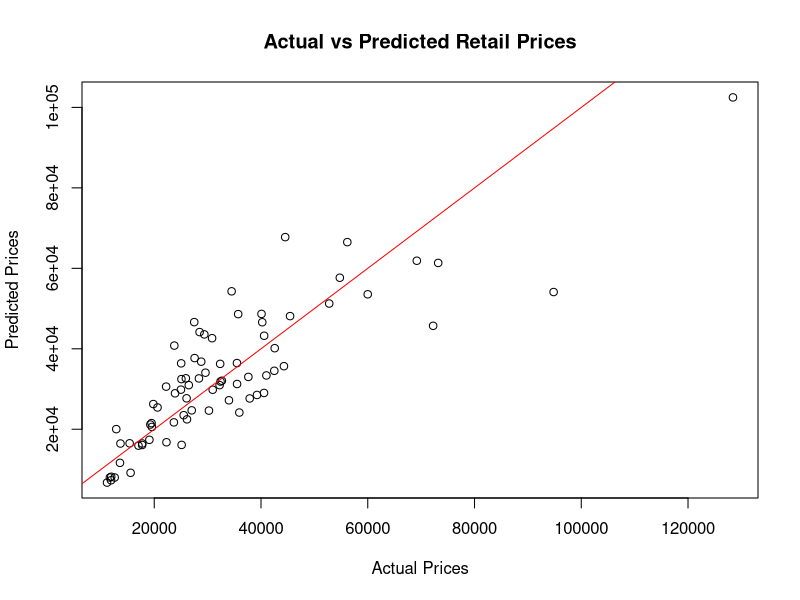
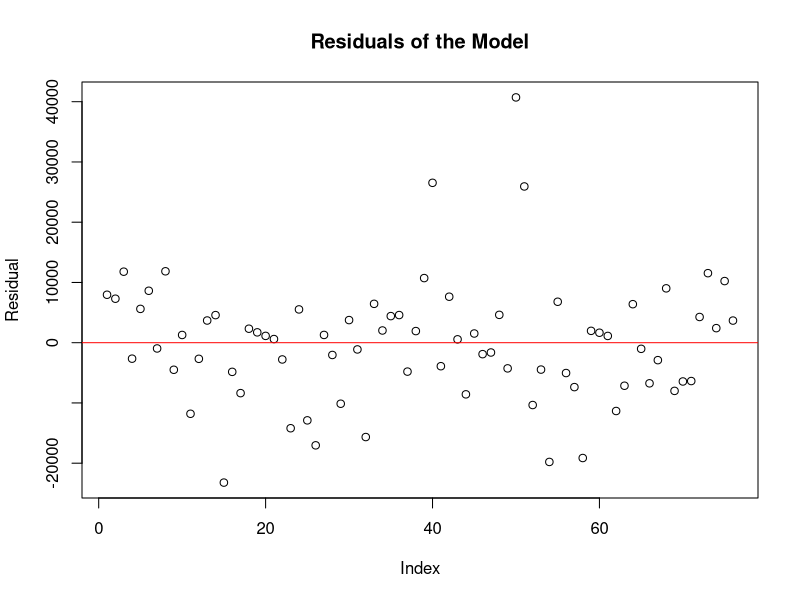
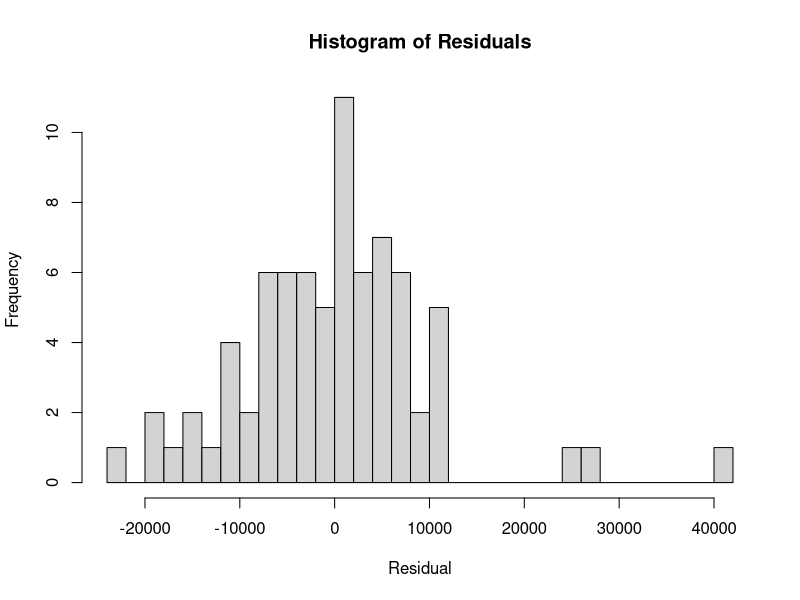

Recreate these plots in R, in order.
## ---- chunk 1
library(tidyr)

data_string <- '"","AWD","RWD","Retail","Dealer","Engine","Cylinders","Horsepower","CityMPG","HighwayMPG","Weight","Wheelbase","Length","Width","Class"
"Acura 3.5 RL",0,0,43755,39014,3.5,6,225,18,24,3880,115,197,72,"Sedan"
"Acura 3.5 RL Navigation",0,0,46100,41100,3.5,6,225,18,24,3893,115,197,72,"Sedan"
"Acura MDX",1,0,36945,33337,3.5,6,265,17,23,4451,106,189,77,"SUV"
"Acura NSX S",0,1,89765,79978,3.2,6,290,17,24,3153,100,174,71,"Sports"
"Acura RSX",0,0,23820,21761,2,4,200,24,31,2778,101,172,68,"Sedan"
"Acura TL",0,0,33195,30299,3.2,6,270,20,28,3575,108,186,72,"Sedan"
"Acura TSX",0,0,26990,24647,2.4,4,200,22,29,3230,105,183,69,"Sedan"
"Audi A4 1.8T",0,0,25940,23508,1.8,4,170,22,31,3252,104,179,70,"Sedan"
"Audi A4 1.8T convertible",0,0,35940,32506,1.8,4,170,23,30,3638,105,180,70,"Sedan"
"Audi A4 3.0 convertible",0,0,42490,38325,3,6,220,20,27,3814,105,180,70,"Sedan"
"Audi A4 3.0",0,0,31840,28846,3,6,220,20,28,3462,104,179,70,"Sedan"
"Audi A4 3.0 Quattro manual",1,0,33430,30366,3,6,220,17,26,3583,104,179,70,"Sedan"
"Audi A4 3.0 Quattro auto",1,0,34480,31388,3,6,220,18,25,3627,104,179,70,"Sedan"
"Audi A4 3.0 Quattro convertible",1,0,44240,40075,3,6,220,18,25,4013,105,180,70,"Sedan"
"Audi A6 2.7 Turbo Quattro four-door",1,0,42840,38840,2.7,6,250,18,25,3836,109,192,71,"Sedan"
"Audi A6 3.0",0,0,36640,33129,3,6,220,20,27,3561,109,192,71,"Sedan"
"Audi A6 3.0 Avant Quattro",1,0,40840,37060,3,6,220,18,25,4035,109,192,71,"Wagon"
"Audi A6 3.0 Quattro",1,0,39640,35992,3,6,220,18,25,3880,109,192,71,"Sedan"
"Audi A6 4.2 Quattro",1,0,49690,44936,4.2,8,300,17,24,4024,109,193,71,"Sedan"
"Audi A8 L Quattro",1,0,69190,64740,4.2,8,330,17,24,4399,121,204,75,"Sedan"
"Audi S4 Avant Quattro",1,0,49090,44446,4.2,8,340,15,21,3936,104,179,70,"Wagon"
"Audi S4 Quattro",1,0,48040,43556,4.2,8,340,14,20,3825,104,179,70,"Sedan"
"Audi RS 6",0,0,84600,76417,4.2,8,450,15,22,4024,109,191,78,"Sports"
"Audi TT 1.8",0,0,35940,32512,1.8,4,180,20,28,3131,95,159,73,"Sports"
"Audi TT 1.8 Quattro",1,0,37390,33891,1.8,4,225,20,28,2921,96,159,73,"Sports"
"Audi TT 3.2",1,0,40590,36739,3.2,6,250,21,29,3351,96,159,73,"Sports"
"BMW 325i",0,1,28495,26155,2.5,6,184,20,29,3219,107,176,69,"Sedan"
"BMW 325Ci",0,1,30795,28245,2.5,6,184,20,29,3197,107,177,69,"Sedan"
"BMW 325Ci convertible",0,1,37995,34800,2.5,6,184,19,27,3560,107,177,69,"Sedan"
"BMW 325xi",1,0,30245,27745,2.5,6,184,19,27,3461,107,176,69,"Sedan"
"BMW 325xi Sport",1,0,32845,30110,2.5,6,184,19,26,3594,107,176,69,"Wagon"
"BMW 330Ci",0,1,36995,33890,3,6,225,20,30,3285,107,176,69,"Sedan"
"BMW 330Ci convertible",0,1,44295,40530,3,6,225,19,28,3616,107,177,69,"Sedan"
"BMW 330i",0,1,35495,32525,3,6,225,20,30,3285,107,176,69,"Sedan"
"BMW 330xi",1,0,37245,34115,3,6,225,20,29,3483,107,176,69,"Sedan"
"BMW 525i four-door",0,1,39995,36620,2.5,6,184,19,28,3428,114,191,73,"Sedan"
"BMW 530i four-door",0,1,44995,41170,3,6,225,20,30,3472,114,191,73,"Sedan"
"BMW 545iA four-door",0,1,54995,50270,4.4,8,325,18,26,3814,114,191,73,"Sedan"
"BMW 745i four-door",0,1,69195,63190,4.4,8,325,18,26,4376,118,198,75,"Sedan"
"BMW 745Li four-door",0,1,73195,66830,4.4,8,325,18,26,4464,123,204,75,"Sedan"
"BMW M3",0,1,48195,44170,3.2,6,333,16,24,3415,108,177,70,"Sports"
"BMW M3 convertible",0,1,56595,51815,3.2,6,333,16,23,3781,108,177,70,"Sports"
"BMW X3 3.0i",1,0,37000,33873,3,6,225,16,23,4023,110,180,73,"SUV"
"BMW X5 4.4i",1,0,52195,47720,4.4,8,325,16,22,4824,111,184,74,"SUV"
"BMW Z4 convertible 2.5i two-door",0,1,33895,31065,2.5,6,184,20,28,2932,98,161,70,"Sports"
"BMW Z4 convertible 3.0i two-door",0,1,41045,37575,3,6,225,21,29,2998,98,161,70,"Sports"
"Buick Century Custom",0,0,22180,20351,3.1,6,175,20,30,3353,109,195,73,"Sedan"
"Buick LeSabre Custom four-door",0,0,26470,24282,3.8,6,205,20,29,3567,112,200,74,"Sedan"
"Buick LeSabre Limited",0,0,32245,29566,3.8,6,205,20,29,3591,112,200,74,"Sedan"
"Buick Park Avenue",0,0,35545,32244,3.8,6,205,20,29,3778,114,207,75,"Sedan"
"Buick Park Avenue Ultra",0,0,40720,36927,3.8,6,240,18,28,3909,114,207,75,"Sedan"
"Buick Rainier",1,0,37895,34357,4.2,6,275,15,21,4600,113,193,75,"SUV"
"Buick Regal GS",0,0,28345,26047,3.8,6,240,18,28,3536,109,196,73,"Sedan"
"Buick Regal LS",0,0,24895,22835,3.8,6,200,20,30,3461,109,196,73,"Sedan"
"Buick Rendezvous CX",0,0,26545,24085,3.4,6,185,19,26,4024,112,187,74,"SUV"
"Cadillac CTS VVT",0,1,30835,28575,3.6,6,255,18,25,3694,113,190,71,"Sedan"
"Cadillac Deville",0,0,45445,41650,4.6,8,275,18,26,3984,115,207,74,"Sedan"
"Cadillac Deville DTS",0,0,50595,46362,4.6,8,300,18,26,4044,115,207,74,"Sedan"
"Cadillac Escaladet",0,0,52795,48377,5.3,8,295,14,18,5367,116,199,79,"SUV"
"Cadillac Seville",0,0,47955,43841,4.6,8,275,18,26,3992,112,201,75,"Sedan"
"Cadillac SRX V8",0,0,46995,43523,4.6,8,320,16,21,4302,116,195,73,"SUV"
"Cadillac XLR",0,1,76200,70546,4.6,8,320,17,25,3647,106,178,72,"Sports"
"Chevrolet Aveo",0,0,11690,10965,1.6,4,103,28,34,2370,98,167,66,"Sedan"
"Chevrolet Astro",1,0,26395,23954,4.3,6,190,14,17,4605,111,190,78,"Minivan"
"Chevrolet Aveo LS",0,0,12585,11802,1.6,4,103,28,34,2348,98,153,66,"Sedan"
"Chevrolet Cavalier two-door",0,0,14610,13697,2.2,4,140,26,37,2617,104,183,69,"Sedan"
"Chevrolet Cavalier four-door",0,0,14810,13884,2.2,4,140,26,37,2676,104,183,68,"Sedan"
"Chevrolet Cavalier LS",0,0,16385,15357,2.2,4,140,26,37,2617,104,183,69,"Sedan"
"Chevrolet Corvette",0,1,44535,39068,5.7,8,350,18,25,3246,105,180,74,"Sports"
"Chevrolet Corvette convertible",0,1,51535,45193,5.7,8,350,18,25,3248,105,180,74,"Sports"
"Chevrolet Impala",0,0,21900,20095,3.4,6,180,21,32,3465,111,200,73,"Sedan"
"Chevrolet Impala LS",0,0,25000,22931,3.8,6,200,20,30,3476,111,200,73,"Sedan"
"Chevrolet Impala SS",0,0,27995,25672,3.8,6,240,18,28,3606,111,200,73,"Sedan"
"Chevrolet Malibu",0,0,18995,17434,2.2,4,145,24,34,3174,106,188,70,"Sedan"
"Chevrolet Malibu LS",0,0,20370,18639,3.5,6,200,22,30,3297,106,188,70,"Sedan"
"Chevrolet Malibu LT",0,0,23495,21551,3.5,6,200,23,32,3315,106,188,70,"Sedan"
"Chevrolet Malibu Maxx",0,0,22225,20394,3.5,6,200,22,30,3458,112,188,70,"Wagon"
"Chevrolet Monte Carlo LS",0,0,21825,20026,3.4,6,180,21,32,3340,111,198,73,"Sedan"
"Chevrolet Monte Carlo SS",0,0,24225,22222,3.8,6,200,18,28,3434,111,198,73,"Sedan"
"Chevrolet Suburban 1500 LT",0,0,42735,37422,5.3,8,295,14,18,4947,130,219,79,"SUV"
"Chevrolet Tahoe LT",1,0,41465,36287,5.3,8,295,14,18,5050,116,197,79,"SUV"
"Chevrolet Tracker",0,0,20255,19108,2.5,6,165,19,22,2866,98,163,67,"SUV"
"Chevrolet TrailBlazer LT",0,0,30295,27479,4.2,6,275,16,21,4425,113,192,75,"SUV"
"Chevrolet Venture LS",0,0,27020,24518,3.4,6,185,19,26,3699,112,187,72,"Minivan"
"Chrysler 300M",0,0,29865,27797,3.5,6,250,18,27,3581,113,198,74,"Sedan"
"Chrysler 300M Special Edition",0,0,33295,30884,3.5,6,255,18,27,3650,113,198,74,"Sedan"
"Chrysler Concorde LX",0,0,24130,22452,2.7,6,200,21,29,3479,113,208,74,"Sedan"
"Chrysler Concorde LXi",0,0,26860,24909,3.5,6,232,19,27,3548,113,208,74,"Sedan"
"Chrysler Crossfire",0,1,34495,32033,3.2,6,215,17,25,3060,95,160,70,"Sports"
"Chrysler Pacifica",0,1,31230,28725,3.5,6,250,17,23,4675,116,199,79,"Wagon"
"Chrysler PT Cruiser",0,0,17985,16919,2.4,4,150,22,29,3101,103,169,67,"Sedan"
"Chrysler PT Cruiser GT",0,0,25955,24172,2.4,4,220,21,27,3217,103,169,67,"Sedan"
"Chrysler PT Cruiser Limited",0,0,22000,20573,2.4,4,150,22,29,3105,103,169,67,"Sedan"
"Chrysler Sebring",0,0,19090,17805,2.4,4,150,22,30,3173,108,191,71,"Sedan"
"Chrysler Sebring Touring",0,0,21840,20284,2.7,6,200,21,28,3222,108,191,71,"Sedan"
"Chrysler Sebring convertible",0,0,25215,23451,2.4,4,150,22,30,3357,106,194,64,"Sedan"
"Chrysler Sebring Limited convertible",0,0,30950,28613,2.7,6,200,21,28,3448,106,194,69,"Sedan"
"Chrysler Town and Country LX",0,0,27490,25371,3.3,6,180,19,26,4068,119,201,79,"Minivan"
"Chrysler Town and Country Limited",0,0,38380,35063,3.8,6,215,18,25,4331,119,201,79,"Minivan"
"Dodge Caravan SE",0,0,21795,20508,2.4,4,150,20,26,3862,113,189,79,"Minivan"
"Dodge Durango SLT",1,0,32235,29472,4.7,8,230,15,21,4987,119,201,76,"SUV"
"Dodge Grand Caravan SXT",1,0,32660,29812,3.8,6,215,18,25,4440,119,201,79,"Minivan"
"Dodge Intrepid ES",0,0,24885,23058,3.5,6,232,18,27,3487,113,204,75,"Sedan"
"Dodge Intrepid SE",0,0,22035,20502,2.7,6,200,21,29,3469,113,204,75,"Sedan"
"Dodge Neon SE",0,0,13670,12849,2,4,132,29,36,2581,105,174,67,"Sedan"
"Dodge Neon SXT",0,0,15040,14086,2,4,132,29,36,2626,105,174,67,"Sedan"
"Dodge Stratus SXT",0,0,18820,17512,2.4,4,150,21,28,3182,108,191,71,"Sedan"
"Dodge Stratus SE",0,0,20220,18821,2.4,4,150,21,28,3175,108,191,71,"Sedan"
"Ford Crown Victoria",0,1,24345,22856,4.6,8,224,17,25,4057,115,212,78,"Sedan"
"Ford Crown Victoria LX",0,1,27370,25105,4.6,8,224,17,25,4057,115,212,78,"Sedan"
"Ford Crown Victoria LX Sport",0,1,30315,27756,4.6,8,239,17,25,4057,115,212,78,"Sedan"
"Ford Escape XLS",1,0,22515,20907,3,6,201,18,23,3346,103,173,70,"SUV"
"Ford Expedition 4.6 XLT",0,0,34560,30468,4.6,8,232,15,19,5000,119,206,79,"SUV"
"Ford Explorer XLT V6",1,0,29670,26983,4,6,210,15,20,4463,114,190,72,"SUV"
"Ford Focus LX",0,0,13730,12906,2,4,110,27,36,2606,103,168,67,"Sedan"
"Ford Focus SE",0,0,15460,14496,2,4,130,26,33,2606,103,168,67,"Sedan"
"Ford Focus SVT",0,0,19135,17878,2,4,170,21,28,2750,103,168,67,"Sedan"
"Ford Focus ZTW",0,0,17475,16375,2,4,130,26,33,2702,103,178,67,"Wagon"
"Ford Focus ZX5",0,0,15580,14607,2,4,130,26,33,2691,103,168,67,"Sedan"
"Ford Focus ZX3",0,0,13270,12482,2,4,130,26,33,2612,103,168,67,"Sedan"
"Ford Freestar SE",0,0,26930,24498,3.9,6,193,17,23,4275,121,201,77,"Minivan"
"Ford Mustang",0,1,18345,16943,3.8,6,193,20,29,3290,101,183,73,"Sports"
"Ford Mustang GT Premium",0,1,29380,26875,4.6,8,260,17,25,3347,101,183,73,"Sports"
"Ford Taurus LX",0,0,20320,18881,3,6,155,20,27,3306,109,198,73,"Sedan"
"Ford Taurus SE",0,0,22290,20457,3,6,155,19,26,3497,109,198,73,"Wagon"
"Ford Taurus SES Duratec",0,0,22735,20857,3,6,201,19,26,3313,109,198,73,"Sedan"
"Ford Thunderbird Deluxe",0,0,37530,34483,3.9,8,280,17,24,3780,107,186,72,"Sports"
"GMC Envoy XUV SLE",0,0,31890,28922,4.2,6,275,15,19,4945,129,208,75,"SUV"
"GMC Safari SLE",0,1,25640,23215,4.3,6,190,16,20,4309,111,190,78,"Minivan"
"GMC Yukon 1500 SLE",0,0,35725,31361,4.8,8,285,16,19,5042,116,199,79,"SUV"
"GMC Yukon XL 2500 SLT",1,0,46265,40534,6,8,325,13,17,6133,130,219,79,"SUV"
"Honda Accord EX",0,0,22260,20080,2.4,4,160,26,34,3047,105,188,71,"Sedan"
"Honda Accord EX V6",0,0,26960,24304,3,6,240,21,30,3294,105,188,71,"Sedan"
"Honda Accord LX",0,0,19860,17924,2.4,4,160,26,34,2994,105,188,71,"Sedan"
"Honda Accord LX V6",0,0,23760,21428,3,6,240,21,30,3349,108,190,72,"Sedan"
"Honda Civic EX",0,0,17750,16265,1.7,4,127,32,37,2601,103,175,68,"Sedan"
"Honda Civic DX",0,0,13270,12175,1.7,4,115,32,38,2432,103,175,67,"Sedan"
"Honda Civic HX",0,0,14170,12996,1.7,4,117,36,44,2500,103,175,67,"Sedan"
"Honda Civic LX",0,0,15850,14531,1.7,4,115,32,38,2513,103,175,68,"Sedan"
"Honda Civic Si",0,0,19490,17849,2,4,160,26,30,2782,101,166,67,"Sedan"
"Honda Civic Hybrid",0,0,20140,18451,1.4,4,93,46,51,2732,103,175,68,"Sedan"
"Honda CR-V LX",1,0,19860,18419,2.4,4,160,21,25,3258,103,179,70,"SUV"
"Honda Element LX",1,0,18690,17334,2.4,4,160,21,24,3468,101,167,72,"SUV"
"Honda Insight",0,0,19110,17911,2,3,73,60,66,1850,95,155,67,"Sedan"
"Honda Odyssey EX",0,0,27450,24744,3.5,6,240,18,25,4365,118,201,76,"Minivan"
"Honda Odyssey LX",0,0,24950,22498,3.5,6,240,18,25,4310,118,201,76,"Minivan"
"Honda Pilot LX",1,0,27560,24843,3.5,6,240,17,22,4387,106,188,77,"SUV"
"Honda S2000",0,1,33260,29965,2.2,4,240,20,25,2835,95,162,69,"Sports"
"Hummer H2",1,0,49995,45815,6,8,316,10,12,6400,123,190,81,"SUV"
"Hyundai Accent",0,0,10539,10107,1.6,4,103,29,33,2255,96,167,66,"Sedan"
"Hyundai Accent GL",0,0,11839,11116,1.6,4,103,29,33,2290,96,167,66,"Sedan"
"Hyundai Accent GT",0,0,11939,11209,1.6,4,103,29,33,2339,96,167,66,"Sedan"
"Hyundai Elantra GLS",0,0,13839,12781,2,4,138,26,34,2635,103,178,68,"Sedan"
"Hyundai Elantra GT",0,0,15389,14207,2,4,138,26,34,2635,103,178,68,"Sedan"
"Hyundai Elantra GT hatch",0,0,15389,14207,2,4,138,26,34,2698,103,178,68,"Sedan"
"Hyundai Santa Fe GLS",0,0,21589,20201,2.7,6,173,20,26,3549,103,177,73,"SUV"
"Hyundai Sonata GLS",0,0,19339,17574,2.7,6,170,19,27,3217,106,187,72,"Sedan"
"Hyundai Sonata LX",0,0,20339,18380,2.7,6,170,19,27,3217,106,187,72,"Sedan"
"Hyundai Tiburon GT V6",0,0,18739,17101,2.7,6,172,19,26,3023,100,173,69,"Sports"
"Hyundai XG350",0,0,24589,22055,3.5,6,194,17,26,3651,108,192,72,"Sedan"
"Hyundai XG350 L",0,0,26189,23486,3.5,6,194,17,26,3651,108,192,72,"Sedan"
"Infiniti FX35",0,1,34895,31756,3.5,6,280,16,22,4056,112,189,76,"Wagon"
"Infiniti FX45",1,0,36395,33121,4.5,8,315,15,19,4309,112,189,76,"Wagon"
"Infiniti G35",0,1,28495,26157,3.5,6,260,18,26,3336,112,187,69,"Sedan"
"Infiniti G35 Sport Coupe",0,1,29795,27536,3.5,6,280,18,26,3416,112,182,72,"Sedan"
"Infiniti G35 AWD",1,0,32445,29783,3.5,6,260,18,26,3677,112,187,69,"Sedan"
"Infiniti I35",0,0,31145,28320,3.5,6,255,19,26,3306,108,194,70,"Sedan"
"Infiniti M45",0,1,42845,38792,4.5,8,340,17,23,3851,110,197,70,"Sedan"
"Infiniti Q45 Luxury",0,1,52545,47575,4.5,8,340,17,23,3977,113,200,73,"Sedan"
"Isuzu Ascender S",1,0,31849,29977,4.2,6,275,15,20,4967,129,208,76,"SUV"
"Isuzu Rodeo S",0,0,20449,19261,3.2,6,193,17,21,3836,106,178,70,"SUV"
"Jaguar S-Type 3.0",0,1,43895,40004,3,6,235,18,26,3777,115,192,72,"Sedan"
"Jaguar S-Type 4.2",0,1,49995,45556,4.2,8,294,18,28,3874,115,192,72,"Sedan"
"Jaguar S-Type R",0,1,63120,57499,4.2,8,390,17,24,4046,115,192,72,"Sedan"
"Jaguar Vanden Plas",0,1,68995,62846,4.2,8,294,18,28,3803,119,200,73,"Sedan"
"Jaguar X-Type 2.5",1,0,29995,27355,2.5,6,192,18,26,3428,107,184,70,"Sedan"
"Jaguar X-Type 3.0",1,0,33995,30995,3,6,227,18,25,3516,107,184,70,"Sedan"
"Jaguar XJ8",0,1,59995,54656,4.2,8,294,18,28,3803,119,200,73,"Sedan"
"Jaguar XJR",0,1,74995,68306,4.2,8,390,17,24,3948,119,200,73,"Sedan"
"Jaguar XK8 coupe",0,1,69995,63756,4.2,8,294,18,26,3779,102,187,71,"Sports"
"Jaguar XK8 convertible",0,1,74995,68306,4.2,8,294,18,26,3980,102,187,71,"Sports"
"Jaguar XKR coupe",0,1,81995,74676,4.2,8,390,16,23,3865,102,187,71,"Sports"
"Jaguar XKR convertible",0,1,86995,79226,4.2,8,390,16,23,4042,102,187,71,"Sports"
"Jeep Grand Cherokee Laredo",0,0,27905,25686,4,6,195,16,21,3790,106,181,72,"SUV"
"Jeep Liberty Sport",1,0,20130,18973,2.4,4,150,20,24,3826,104,174,72,"SUV"
"Jeep Wrangler Sahara",1,0,25520,23275,4,6,190,16,19,3575,93,150,67,"SUV"
"Kia Optima LX",0,0,16040,14910,2.4,4,138,23,30,3281,106,186,72,"Sedan"
"Kia Optima LX V6",0,0,18435,16850,2.7,6,170,20,27,3279,106,186,72,"Sedan"
"Kia Rio auto",0,0,11155,10705,1.6,4,104,25,32,2458,95,167,66,"Sedan"
"Kia Rio manual",0,0,10280,9875,1.6,4,104,26,33,2403,95,167,66,"Sedan"
"Kia Rio Cinco",0,0,11905,11410,1.6,4,104,26,33,2447,95,167,66,"Wagon"
"Kia Sedona LX",0,0,20615,19400,3.5,6,195,16,22,4802,115,194,75,"Minivan"
"Kia Sorento LX",0,0,19635,18630,3.5,6,192,16,19,4112,107,180,73,"SUV"
"Kia Spectra",0,0,12360,11630,1.8,4,124,24,32,2661,101,178,68,"Sedan"
"Kia Spectra GS",0,0,13580,12830,1.8,4,124,24,32,2686,101,178,68,"Sedan"
"Kia Spectra GSX",0,0,14630,13790,1.8,4,124,24,32,2697,101,178,68,"Sedan"
"Land Rover Discovery SE",1,0,39250,35777,4.6,8,217,12,16,4576,100,185,74,"SUV"
"Land Rover Freelander SE",1,0,25995,23969,2.5,6,174,18,21,3577,101,175,71,"SUV"
"Land Rover Range Rover HSE",1,0,72250,65807,4.4,8,282,12,16,5379,113,195,76,"SUV"
"Lexus ES 330",0,0,32350,28755,3.3,6,225,20,29,3460,107,191,71,"Sedan"
"Lexus GS 300",0,1,41010,36196,3,6,220,18,25,3649,110,189,71,"Sedan"
"Lexus GS 430",0,1,48450,42232,4.3,8,300,18,23,3715,110,189,71,"Sedan"
"Lexus GX 470",1,0,45700,39838,4.7,8,235,15,19,4740,110,188,74,"SUV"
"Lexus IS 300 manual",0,1,31045,27404,3,6,215,18,25,3255,105,177,68,"Sedan"
"Lexus IS 300 auto",0,1,32415,28611,3,6,215,18,24,3285,105,177,68,"Sedan"
"Lexus IS 300 SportCross",0,1,32455,28647,3,6,215,18,24,3410,105,177,68,"Wagon"
"Lexus LS 430",0,1,55750,48583,4.3,8,290,18,25,3990,115,197,72,"Sedan"
"Lexus LX 470",1,0,64800,56455,4.7,8,235,13,17,5590,112,193,76,"SUV"
"Lexus SC 430",0,1,63200,55063,4.3,8,300,18,23,3840,103,178,72,"Sports"
"Lexus RX 330",1,0,39195,34576,3.3,6,230,18,24,4065,107,186,73,"SUV"
"Lincoln Aviator Ultimate",0,0,42915,39443,4.6,8,302,13,18,4834,114,193,76,"SUV"
"Lincoln LS V6 Luxury",0,1,32495,29969,3,6,232,20,26,3681,115,194,73,"Sedan"
"Lincoln LS V6 Premium",0,1,36895,33929,3,6,232,20,26,3681,115,194,73,"Sedan"
"Lincoln LS V8 Sport",0,1,40095,36809,3.9,8,280,17,24,3768,115,194,73,"Sedan"
"Lincoln LS V8 Ultimate",0,1,43495,39869,3.9,8,280,17,24,3768,115,194,73,"Sedan"
"Lincoln Navigator Luxury",1,0,52775,46360,5.4,8,300,13,18,5969,119,206,80,"SUV"
"Lincoln Town Car Signature",0,1,41815,38418,4.6,8,239,17,25,4369,118,215,78,"Sedan"
"Lincoln Town Car Ultimate",0,1,44925,41217,4.6,8,239,17,25,4369,118,215,78,"Sedan"
"Lincoln Town Car Ultimate L",0,1,50470,46208,4.6,8,239,17,25,4474,124,221,78,"Sedan"
"Mazda6 i",0,0,19270,17817,2.3,4,160,24,32,3042,105,187,70,"Sedan"
"Mazda MPV ES",0,0,28750,26600,3,6,200,18,25,3812,112,188,72,"Minivan"
"Mazda MX-5 Miata",0,1,22388,20701,1.8,4,142,23,28,2387,89,156,66,"Sports"
"Mazda MX-5 Miata LS",0,1,25193,23285,1.8,4,142,23,28,2387,89,156,66,"Sports"
"Mazda Tribute DX 2.0",1,0,21087,19742,2,4,130,22,25,3091,103,173,72,"SUV"
"Mercedes-Benz C32 AMG",0,1,52120,48522,3.2,6,349,16,21,3540,107,178,68,"Sedan"
"Mercedes-Benz C230 Sport",0,1,26060,24249,1.8,4,189,22,30,3250,107,178,68,"Sedan"
"Mercedes-Benz C240",0,1,33780,31466,2.6,6,168,19,25,3470,107,179,68,"Wagon"
"Mercedes-Benz C240 RWD",0,1,32280,30071,2.6,6,168,20,25,3360,107,178,68,"Sedan"
"Mercedes-Benz C240 AWD",1,0,33480,31187,2.6,6,168,19,25,3360,107,178,68,"Sedan"
"Mercedes-Benz C320",0,1,37630,35046,3.2,6,215,20,26,3450,107,178,68,"Sedan"
"Mercedes-Benz C320 Sport two-door",0,1,28370,26435,3.2,6,215,19,26,3430,107,178,68,"Sedan"
"Mercedes-Benz C320 Sport four-door",0,1,35920,33456,3.2,6,215,19,26,3430,107,178,68,"Sedan"
"Mercedes-Benz CL500",0,1,94820,88324,5,8,302,16,24,4085,114,196,73,"Sedan"
"Mercedes-Benz CL600",0,1,128420,119600,5.5,12,493,13,19,4473,114,196,73,"Sedan"
"Mercedes-Benz CLK320",0,1,45707,41966,3.2,6,215,20,26,3770,107,183,69,"Sedan"
"Mercedes-Benz CLK500",0,1,52800,49104,5,8,302,17,22,3585,107,183,69,"Sedan"
"Mercedes-Benz E320",0,1,50670,47174,3.2,6,221,19,27,3966,112,190,71,"Wagon"
"Mercedes-Benz E320 four-door",0,1,48170,44849,3.2,6,221,19,27,3635,112,190,71,"Sedan"
"Mercedes-Benz E500",1,0,60670,56474,5,8,302,16,24,4230,112,190,71,"Wagon"
"Mercedes-Benz E500 four-door",0,1,57270,53382,5,8,302,16,20,3815,112,190,71,"Sedan"
"Mercedes-Benz G500",1,0,76870,71540,5,8,292,13,14,5423,112,186,71,"SUV"
"Mercedes-Benz ML500",1,0,46470,43268,5,8,288,14,17,4874,111,183,72,"SUV"
"Mercedes-Benz S430",0,1,74320,69168,4.3,8,275,18,26,4160,122,203,73,"Sedan"
"Mercedes-Benz S500",1,0,86970,80939,5,8,302,16,24,4390,122,203,73,"Sedan"
"Mercedes-Benz SL500",0,1,90520,84325,5,8,302,16,23,4065,101,179,72,"Sports"
"Mercedes-Benz SL55 AMG",0,1,121770,113388,5.5,8,493,14,21,4235,101,179,72,"Sports"
"Mercedes-Benz SL600",0,1,126670,117854,5.5,12,493,13,19,4429,101,179,72,"Sports"
"Mercedes-Benz SLK230",0,1,40320,37548,2.3,4,192,21,29,3055,95,158,68,"Sports"
"Mercedes-Benz SLK32 AMG",0,1,56170,52289,3.2,6,349,17,22,3220,95,158,68,"Sports"
"Mercury Grand Marquis GS",0,1,24695,23217,4.6,8,224,17,25,4052,115,212,78,"Sedan"
"Mercury Grand Marquis LS Premium",0,1,29595,27148,4.6,8,224,17,25,4052,115,212,78,"Sedan"
"Mercury Grand Marquis LS Ultimate",0,1,30895,28318,4.6,8,224,17,25,4052,115,212,78,"Sedan"
"Mercury Marauder",0,1,34495,31558,4.6,8,302,17,23,4195,115,212,78,"Sedan"
"Mercury Monterey Luxury",0,0,33995,30846,4.2,6,201,16,23,4340,121,202,77,"Minivan"
"Mercury Mountaineer",0,0,29995,27317,4,6,210,16,21,4374,114,190,72,"SUV"
"Mercury Sable GS",0,0,22595,20748,3,6,155,19,26,3488,109,198,73,"Wagon"
"Mercury Sable GS four-door",0,0,21595,19848,3,6,155,20,27,3308,109,200,73,"Sedan"
"Mercury Sable LS Premium",0,0,23895,21918,3,6,201,19,26,3315,109,200,73,"Sedan"
"Mini Cooper",0,0,16999,15437,1.6,4,115,28,37,2524,97,143,67,"Sedan"
"Mini Cooper S",0,0,19999,18137,1.6,4,163,25,34,2678,97,144,67,"Sedan"
"Mitsubishi Diamante LS",0,0,29282,27250,3.5,6,205,18,25,3549,107,194,70,"Sedan"
"Mitsubishi Eclipse GTS",0,0,25092,23456,3,6,210,21,28,3241,101,177,69,"Sports"
"Mitsubishi Eclipse Spyder GT",0,0,26992,25218,3,6,210,21,28,3296,101,177,69,"Sports"
"Mitsubishi Endeavor",1,0,30492,28330,3.8,6,215,17,21,4134,109,190,74,"SUV"
"Mitsubishi Galant",0,0,25700,23883,3.8,6,230,18,26,3649,108,191,72,"Sedan"
"Mitsubishi Lancer Evolution",0,0,29562,27466,2,4,271,18,26,3263,103,179,70,"Sports"
"Mitsubishi Montero",1,0,33112,30763,3.8,6,215,15,19,4718,110,190,75,"SUV"
"Mitsubishi Outlander",0,0,18892,17569,2.4,4,160,21,27,3240,103,179,69,"SUV"
"Nissan 350Z",0,1,26910,25203,3.5,6,287,20,26,3188,104,169,72,"Sports"
"Nissan 350Z Enthusiast",0,1,34390,31845,3.5,6,287,20,26,3428,104,169,72,"Sports"
"Nissan Altima S",0,0,19240,18030,2.5,4,175,21,26,3039,110,192,70,"Sedan"
"Nissan Altima SE",0,0,23290,21580,3.5,6,245,21,26,3197,110,192,70,"Sedan"
"Nissan Maxima SE",0,0,27490,25182,3.5,6,265,20,28,3473,111,194,72,"Sedan"
"Nissan Maxima SL",0,0,29440,26966,3.5,6,265,20,28,3476,111,194,72,"Sedan"
"Nissan Murano",0,1,28739,27300,3.5,6,245,20,25,3801,111,188,74,"Wagon"
"Nissan Pathfinder SE",0,0,27339,25972,3.5,6,240,16,21,3871,106,183,72,"SUV"
"Nissan Pathfinder Armada SE",0,0,33840,30815,5.6,8,305,13,19,5013,123,207,79,"SUV"
"Nissan Quest S",0,0,24780,22958,3.5,6,240,19,26,4012,124,204,78,"Minivan"
"Nissan Quest SE",0,0,32780,30019,3.5,6,240,18,25,4175,124,204,78,"Minivan"
"Nissan Sentra 1.8",0,0,12740,12205,1.8,4,126,28,35,2513,100,178,67,"Sedan"
"Nissan Sentra 1.8 S",0,0,14740,13747,1.8,4,126,28,35,2581,100,178,67,"Sedan"
"Nissan Sentra SE-R",0,0,17640,16444,2.5,4,165,23,28,2761,100,178,67,"Sedan"
"Nissan Xterra XE",0,0,20939,19512,3.3,6,180,17,20,3760,104,178,70,"SUV"
"Oldsmobile Alero GLS",0,0,23675,21485,3.4,6,170,20,29,3085,107,187,70,"Sedan"
"Oldsmobile Alero GX",0,0,18825,17642,2.2,4,140,24,32,2946,107,187,70,"Sedan"
"Oldsmobile Silhouette GL",0,0,28790,26120,3.4,6,185,19,26,3948,120,201,72,"Minivan"
"Pontiac Aztekt",0,0,21595,19810,3.4,6,185,19,26,3779,108,182,74,"SUV"
"Porsche Cayenne S",1,0,56665,49865,4.5,8,340,14,18,4950,112,188,76,"SUV"
"Pontiac Grand Am GT",0,0,22450,20595,3.4,6,175,20,29,3118,107,186,70,"Sedan"
"Pontiac Grand Prix GT1",0,0,22395,20545,3.8,6,200,20,30,3477,111,198,74,"Sedan"
"Pontiac Grand Prix GT2",0,0,24295,22284,3.8,6,200,20,30,3484,111,198,74,"Sedan"
"Pontiac Montana",0,0,23845,21644,3.4,6,185,19,26,3803,112,187,72,"Minivan"
"Pontiac Montana EWB",1,0,31370,28454,3.4,6,185,18,24,4431,121,201,72,"Minivan"
"Pontiac Sunfire 1SA",0,0,15495,14375,2.2,4,140,24,33,2771,104,182,68,"Sedan"
"Pontiac Sunfire 1SC",0,0,17735,16369,2.2,4,140,24,33,2771,104,182,68,"Sedan"
"Pontiac Vibe",0,1,17045,15973,1.8,4,130,29,36,2701,102,172,70,"Wagon"
"Porsche 911 Carrera",0,1,79165,69229,3.6,6,315,18,26,3135,93,175,70,"Sports"
"Porsche 911 Carrera 4S",1,0,84165,72206,3.6,6,315,17,24,3240,93,175,72,"Sports"
"Porsche 911 Targa",0,1,76765,67128,3.6,6,315,18,26,3119,93,175,70,"Sports"
"Porsche 911 GT2",0,1,192465,173560,3.6,6,477,17,24,3131,93,175,72,"Sports"
"Porsche Boxster",0,1,43365,37886,2.7,6,228,20,29,2811,95,170,70,"Sports"
"Porsche Boxster S",0,1,52365,45766,3.2,6,258,18,26,2911,95,170,70,"Sports"
"Saab 9-3 Arc",0,0,40670,38520,2,4,210,21,29,3480,105,182,69,"Sedan"
"Saab 9-3 Arc Sport",0,0,30860,29269,2,4,210,20,28,3175,105,183,69,"Sedan"
"Saab 9-3 Aero",0,0,33360,31562,2,4,210,20,28,3175,105,183,69,"Sedan"
"Saab 9-3 Aero convertible",0,0,43175,40883,2,4,210,21,30,3700,105,182,69,"Sedan"
"Saab 9-5 Arc",0,0,35105,33011,2.3,4,220,21,29,3470,106,190,71,"Sedan"
"Saab 9-5 Aero",0,0,40845,38376,2.3,4,250,19,29,3620,106,190,71,"Wagon"
"Saab 9-5 Aero four-door",0,0,39465,37721,2.3,4,250,21,29,3470,106,190,71,"Sedan"
"Saturn Ion1",0,0,10995,10319,2.2,4,140,26,35,2692,103,185,67,"Sedan"
"Saturn Ion2",0,0,14300,13393,2.2,4,140,26,35,2692,103,185,67,"Sedan"
"Saturn Ion2 quad coupe",0,0,14850,13904,2.2,4,140,26,35,2751,103,185,68,"Sedan"
"Saturn Ion3",0,0,15825,14811,2.2,4,140,26,35,2692,103,185,67,"Sedan"
"Saturn Ion3 quad coupe",0,0,16350,15299,2.2,4,140,26,35,2751,103,185,68,"Sedan"
"Saturn L300",0,0,23560,21779,2.2,4,140,24,34,3109,107,190,69,"Minivan"
"Saturn L300-2",0,0,21410,19801,3,6,182,20,28,3197,107,190,69,"Sedan"
"Saturn VUE",1,0,20585,19238,2.2,4,143,21,26,3381,107,181,72,"SUV"
"Scion xA",0,0,12965,12340,1.5,4,108,32,38,2340,93,154,67,"Sedan"
"Scion xB",0,0,14165,13480,1.5,4,108,31,35,2425,98,155,67,"Wagon"
"Subaru Forester",1,0,21445,19646,2.5,4,165,21,28,3090,99,175,68,"Wagon"
"Subaru Impreza 2.5 RS",1,0,19945,18399,2.5,4,165,22,28,2965,99,174,69,"Sedan"
"Subaru Impreza WRX",1,0,25045,23022,2,4,227,20,27,3085,99,174,69,"Sports"
"Subaru Impreza WRX STi",1,0,31545,29130,2.5,4,300,18,24,3263,100,174,69,"Sports"
"Subaru Legacy GT",1,0,25645,23336,2.5,4,165,21,28,3395,104,184,69,"Sedan"
"Subaru Legacy L",1,0,20445,18713,2.5,4,165,21,28,3285,104,184,69,"Sedan"
"Subaru Outback",1,0,23895,21773,2.5,4,165,21,28,3430,104,187,69,"Wagon"
"Subaru Outback Limited Sedan",1,0,27145,24687,2.5,4,165,20,27,3495,104,184,69,"Sedan"
"Subaru Outback H6",1,0,29345,26660,3,6,212,19,26,3610,104,184,69,"Sedan"
"Subaru Outback H-6 VDC",1,0,31545,28603,3,6,212,19,26,3630,104,184,69,"Sedan"
"Suzuki Aeno S",0,0,12884,12719,2.3,4,155,25,31,2676,98,171,68,"Sedan"
"Suzuki Aerio LX",0,0,14500,14317,2.3,4,155,25,31,2676,98,171,68,"Sedan"
"Suzuki Aerio SX",1,0,16497,16291,2.3,4,155,24,29,2932,98,167,68,"Wagon"
"Suzuki Forenza S",0,0,12269,12116,2,4,119,24,31,2701,102,177,68,"Sedan"
"Suzuki Forenza EX",0,0,15568,15378,2,4,119,22,30,2756,102,177,68,"Sedan"
"Suzuki Verona LX",0,0,17262,17053,2.5,6,155,20,27,3380,106,188,72,"Sedan"
"Suzuki Vitara LX",1,0,17163,16949,2.5,6,165,19,22,3020,98,163,67,"SUV"
"Suzuki XL-7 EX",0,0,23699,22307,2.7,6,185,18,22,3682,110,187,70,"SUV"
"Toyota 4Runner SR5 V6",0,0,27710,24801,4,6,245,18,21,4035,110,189,74,"SUV"
"Toyota Avalon XL",0,0,26560,23693,3,6,210,21,29,3417,107,192,72,"Sedan"
"Toyota Avalon XLS",0,0,30920,27271,3,6,210,21,29,3439,107,192,72,"Sedan"
"Toyota Camry LE",0,0,19560,17558,2.4,4,157,24,33,3086,107,189,71,"Sedan"
"Toyota Camry LE V6",0,0,22775,20325,3,6,210,21,29,3296,107,189,71,"Sedan"
"Toyota Camry XLE V6",0,0,25920,23125,3,6,210,21,29,3362,107,189,71,"Sedan"
"Toyota Camry Solara SE",0,0,19635,17722,2.4,4,157,24,33,3175,107,193,72,"Sedan"
"Toyota Camry Solara SE V6",0,0,21965,19819,3.3,6,225,20,29,3417,107,193,72,"Sedan"
"Toyota Camry Solara SLE V6 two-door",0,0,26510,23908,3.3,6,225,20,29,3439,107,193,72,"Sedan"
"Toyota Celica",0,0,22570,20363,1.8,4,180,24,33,2500,102,171,68,"Sports"
"Toyota Corolla CE",0,0,14085,13065,1.8,4,130,32,40,2502,102,178,67,"Sedan"
"Toyota Corolla S",0,0,15030,13650,1.8,4,130,32,40,2524,102,178,67,"Sedan"
"Toyota Corolla LE",0,0,15295,13889,1.8,4,130,32,40,2524,102,178,67,"Sedan"
"Toyota Echo two-door manual",0,0,10760,10144,1.5,4,108,35,43,2035,93,163,65,"Sedan"
"Toyota Echo two-door auto",0,0,11560,10896,1.5,4,108,33,39,2085,93,163,65,"Sedan"
"Toyota Echo four-door",0,0,11290,10642,1.5,4,108,35,43,2055,93,163,65,"Sedan"
"Toyota Highlander V6",1,0,27930,24915,3.3,6,230,18,24,3935,107,185,72,"SUV"
"Toyota Land Cruiser",1,0,54765,47986,4.7,8,325,13,17,5390,112,193,76,"SUV"
"Toyota Matrix",0,0,16695,15156,1.8,4,130,29,36,2679,102,171,70,"Wagon"
"Toyota MR2 Spyder",0,1,25130,22787,1.8,4,138,26,32,2195,97,153,67,"Sports"
"Toyota Prius",0,0,20510,18926,1.5,4,110,59,51,2890,106,175,68,"Sedan"
"Toyota RAV4",1,0,20290,18553,2.4,4,161,22,27,3119,98,167,68,"SUV"
"Toyota Sequoia SR5",1,0,35695,31827,4.7,8,240,14,17,5270,118,204,78,"SUV"
"Toyota Sienna CE",0,0,23495,21198,3.3,6,230,19,27,4120,119,200,77,"Minivan"
"Toyota Sienna XLE",0,0,28800,25690,3.3,6,230,19,27,4165,119,200,77,"Minivan"
"Volkswagen Golf",0,0,18715,17478,2,4,115,24,31,2897,99,165,68,"Sedan"
"Volkswagen GTI",0,0,19825,18109,1.8,4,180,24,31,2934,99,168,68,"Sedan"
"Volkswagen Jetta GL",0,0,19005,17427,2,4,115,24,30,3034,99,174,68,"Wagon"
"Volkswagen Jetta GLI",0,0,23785,21686,2.8,6,200,21,30,3179,99,172,68,"Sedan"
"Volkswagen Jetta GLS",0,0,21055,19638,1.9,4,100,38,46,3003,99,172,68,"Sedan"
"Volkswagen New Beetle GLS 1.8T",0,0,21055,19638,1.8,4,150,24,31,2820,99,161,68,"Sedan"
"Volkswagen New Beetle GLS convertible",0,0,23215,21689,2,4,115,24,30,3082,99,161,68,"Sedan"
"Volkswagen Passat GLS",0,0,24955,22801,1.8,4,170,22,31,3338,106,184,69,"Wagon"
"Volkswagen Passat GLS four-door",0,0,23955,21898,1.8,4,170,22,31,3241,106,185,69,"Sedan"
"Volkswagen Passat GLX V6 4MOTION four-door",0,0,33180,30583,2.8,6,190,19,26,3721,106,185,69,"Sedan"
"Volkswagen Passat W8",0,0,40235,36956,4,8,270,18,25,4067,106,184,69,"Wagon"
"Volkswagen Passat W8 4MOTION",0,0,39235,36052,4,8,270,18,25,3953,106,185,69,"Sedan"
"Volkswagen Touareg V6",1,0,35515,32243,3.2,6,220,15,20,5086,112,187,76,"SUV"
"Volvo C70 LPT",0,0,40565,38203,2.4,5,197,21,28,3450,105,186,72,"Sedan"
"Volvo C70 HPT",0,0,42565,40083,2.3,5,242,20,26,3450,105,186,72,"Sedan"
"Volvo S40",0,0,25135,23701,1.9,4,170,22,29,2767,101,178,68,"Sedan"
"Volvo S60 2.5",1,0,31745,29916,2.5,5,208,20,27,3903,107,180,71,"Sedan"
"Volvo S60 T5",0,0,34845,32902,2.3,5,247,20,28,3766,107,180,71,"Sedan"
"Volvo S60 R",1,0,37560,35382,2.5,5,300,18,25,3571,107,181,71,"Sedan"
"Volvo S80 2.5T",1,0,37885,35688,2.5,5,194,20,27,3691,110,190,72,"Sedan"
"Volvo S80 2.9",0,0,37730,35542,2.9,6,208,20,28,3576,110,190,72,"Sedan"
"Volvo S80 T6",0,0,45210,42573,2.9,6,268,19,26,3653,110,190,72,"Sedan"
"Volvo V40",0,0,26135,24641,1.9,4,170,22,29,2822,101,180,68,"Wagon"
"Volvo XC70",1,0,35145,33112,2.5,5,208,20,27,3823,109,186,73,"Wagon"
"Volvo XC90 T6",1,0,41250,38851,2.9,6,268,15,20,4638,113,189,75,"SUV"'

cars <- read.csv(textConnection(data_string), header = TRUE)

## ---- chunk 2
summary(cars)
## ---- chunk 3
sum(is.na(cars))
## ---- chunk 4
library(caret)
set.seed(123)
splitIndex <- createDataPartition(cars$Retail, p = .80, list = FALSE, times = 1)
trainData <- cars[splitIndex,]
testData <- cars[-splitIndex,]
## ---- chunk 5
model <- lm(Retail ~ Horsepower + CityMPG + HighwayMPG, data = trainData)
model
## ---- chunk 6
predictions <- predict(model, testData)
predictions
## ---- chunk 7
library(Metrics)
rmse <- rmse(testData$Retail, predictions)
rmse
## ---- chunk 8
r2 <- cor(testData$Retail, predictions)^2
r2
## ---- chunk 9
plot(testData$Retail, predictions, main = "Actual vs Predicted Retail Prices", xlab = "Actual Prices", ylab = "Predicted Prices")
abline(a = 0, b = 1, col = "red") # Adds a 45-degree line

# Plotting Residuals
residuals <- testData$Retail - predictions
plot(residuals, main = "Residuals of the Model", xlab = "Index", ylab = "Residual")
abline(h = 0, col = "red") # Adds a horizontal line at 0

# Optional: Histogram of Residuals
hist(residuals, main = "Histogram of Residuals", xlab = "Residual", breaks = 30)
